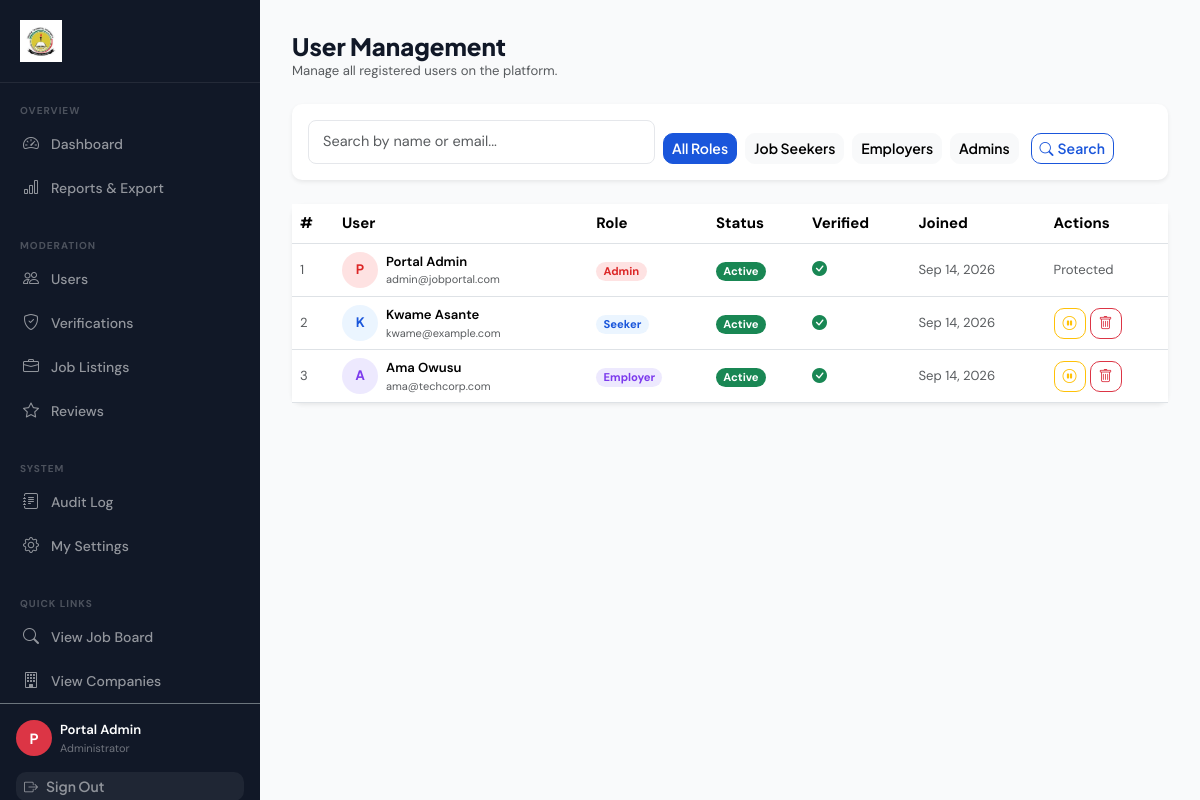
Screenshot of /config/public/admin/users (signed in) with the database file from the repository.
### tables this page shows
CREATE TABLE users (
    id              INT UNSIGNED    NOT NULL AUTO_INCREMENT,
    full_name       VARCHAR(120)    NOT NULL,
    email           VARCHAR(180)    NOT NULL,
    password_hash   VARCHAR(255)    NOT NULL,
    role            ENUM('seeker','employer','admin') NOT NULL DEFAULT 'seeker',
    is_active       TINYINT(1)      NOT NULL DEFAULT 1,
    email_verified  TINYINT(1)      NOT NULL DEFAULT 0,
    verify_token    VARCHAR(64)     NULL,
    last_login_at   TIMESTAMP       NULL,
    created_at      TIMESTAMP       NOT NULL DEFAULT CURRENT_TIMESTAMP,
    updated_at      TIMESTAMP       NOT NULL DEFAULT CURRENT_TIMESTAMP ON UPDATE CURRENT_TIMESTAMP,

    PRIMARY KEY (id),
    UNIQUE KEY uq_users_email (email),
    INDEX idx_users_role (role),
    INDEX idx_users_is_active (is_active)
);

### app/views/admin/users.php (the view, shortened to what the rows shown need)
<div class="d-flex align-items-center justify-content-between mb-4 flex-wrap gap-2">
    <div>
        <h1 class="h4 fw-800 mb-0">User Management</h1>
        <p class="text-muted small mb-0">Manage all registered users on the platform.</p>
    </div>
</div>
<div class="card border-0 shadow-sm mb-4">
    <div class="card-body py-3">
        <form method="GET" action="<?= url('/admin/users') ?>" class="row g-2 align-items-end">
            <div class="col-12 col-md-5">
                <input type="text" class="form-control form-control-sm" name="q"
                       placeholder="Search by name or email..."
                       value="<?= e($search) ?>">
            </div>
            <div class="col-auto">
                <?php foreach ([''=>'All Roles','seeker'=>'Job Seekers','employer'=>'Employers','admin'=>'Admins'] as $v=>$l): ?>
                <a href="?role=<?= $v ?><?= $search ? '&q=' . urlencode($search) : '' ?>"
                   class="btn btn-sm <?= $role === $v ? 'btn-primary' : 'btn-light' ?> me-1">
                    <?= $l ?>
                </a>
                <?php endforeach; ?>
            </div>
            <div class="col-auto">
                <button type="submit" class="btn btn-sm btn-outline-primary">
                    <i class="bi bi-search me-1"></i>Search
                </button>
            </div>
        </form>
    </div>
</div>
<div class="card border-0 shadow-sm">
    <div class="table-responsive">
        <table class="table table-hover align-middle mb-0">
            <thead>
                <tr>
                    <th>#</th>
                    <th>User</th>
                    <th>Role</th>
                    <th>Status</th>
                    <th>Verified</th>
                    <th>Joined</th>
                    <th>Actions</th>
                </tr>
            </thead>
            <tbody>
                <?php if (empty($users)): ?>
                <tr><td colspan="7" class="text-center py-4 text-muted">No users found.</td></tr>
                <?php else: ?>
                <?php foreach ($users as $u): ?>
                <tr>
                    <td class="text-muted small"><?= $u['id'] ?></td>
                    <td>
                        <div class="d-flex align-items-center gap-2">
                            <div class="rounded-circle d-flex align-items-center justify-content-center fw-700 flex-shrink-0"
                                 style="width:36px;height:36px;font-size:13px;
                                        background:<?= $u['role']==='admin'?'#FEE2E2':($u['role']==='employer'?'#EDE9FE':'#EBF5FF') ?>;
                                        color:<?= $u['role']==='admin'?'#DC2626':($u['role']==='employer'?'#7C3AED':'#1A56DB') ?>;">
                                <?= strtoupper(substr($u['full_name'],0,1)) ?>
                            </div>
                            <div>
                                <div class="fw-600 small"><?= e($u['full_name']) ?></div>
                                <div class="text-muted" style="font-size:11px;"><?= e($u['email']) ?></div>
                            </div>
                        </div>
                    </td>
                    <td>
                        <span class="badge rounded-pill"
                              style="background:<?= $u['role']==='admin'?'#FEE2E2':($u['role']==='employer'?'#EDE9FE':'#EBF5FF') ?>;
                                     color:<?= $u['role']==='admin'?'#DC2626':($u['role']==='employer'?'#7C3AED':'#1A56DB') ?>;">
                            <?= ucfirst($u['role']) ?>
                        </span>
                    </td>
                    <td>
                        <span class="badge <?= $u['is_active'] ? 'bg-success' : 'bg-secondary' ?> rounded-pill">
                            <?= $u['is_active'] ? 'Active' : 'Inactive' ?>
                        </span>
                    </td>
                    <td>
                        <?php if ($u['email_verified']): ?>
                            <i class="bi bi-check-circle-fill text-success"></i>
                        <?php else: ?>
                            <i class="bi bi-clock text-muted"></i>
                        <?php endif; ?>
                    </td>
                    <td class="text-muted small"><?= format_date($u['created_at'], 'M d, Y') ?></td>
                    <td>
                        <div class="d-flex gap-1">
                            <?php if ($u['role'] !== 'admin'): ?>
                            <form method="POST" action="<?= url('/admin/users/' . $u['id'] . '/toggle') ?>"
                                  data-no-loading class="d-inline">
                                <button type="submit"
                                        class="btn btn-sm <?= $u['is_active'] ? 'btn-outline-warning' : 'btn-outline-success' ?>"
                                        data-confirm="<?= $u['is_active'] ? 'Deactivate' : 'Activate' ?> this user?"
                                        data-bs-toggle="tooltip"
                                        title="<?= $u['is_active'] ? 'Deactivate' : 'Activate' ?>">
                                    <i class="bi bi-<?= $u['is_active'] ? 'pause-circle' : 'play-circle' ?>"></i>
                                </button>
                            </form>
                            <form method="POST" action="<?= url('/admin/users/' . $u['id'] . '/delete') ?>"
                                  data-no-loading class="d-inline">
                                <button type="submit" class="btn btn-sm btn-outline-danger"
                                        data-confirm="Permanently delete <?= e($u['full_name']) ?>? This cannot be undone."
                                        data-bs-toggle="tooltip" title="Delete">
                                    <i class="bi bi-trash"></i>
                                </button>
                            </form>
                            <?php else: ?>
                            <span class="text-muted small">Protected</span>
                            <?php endif; ?>
                        </div>
                    </td>
                </tr>
                <?php endforeach; ?>
                <?php endif; ?>
            </tbody>
        </table>
    </div>
</div>

### core/Router.php (shortened to what the rows shown need)
<?php
class Router
{
    private array $routes = [];
    private array $groupMiddleware = [];
    private string $groupPrefix = '';
    public function group(array $opts, callable $cb): void
    {
        $prevPrefix = $this->groupPrefix;
        $prevMw     = $this->groupMiddleware;
        $this->groupPrefix     .= ($opts['prefix'] ?? '');
        $this->groupMiddleware  = array_merge($this->groupMiddleware, $opts['middleware'] ?? []);
        $this->groupPrefix     = $prevPrefix;
        $this->groupMiddleware = $prevMw;
    }
    private function add(string $method, string $path, string $handler, array $mw): void
    {
        $full = $this->groupPrefix . $path;
        $this->routes[] = [
            'method'  => $method,
            'pattern' => '#^' . preg_replace('/\{([a-zA-Z_]+)\}/', '(?P<$1>[^/]+)', $full) . '$#',
            'handler' => $handler,
            'mw'      => array_merge($this->groupMiddleware, $mw),
        ];
    }
    public function dispatch(): void
    {
        $method = $_SERVER['REQUEST_METHOD'];
        $uri    = $this->uri();
        foreach ($this->routes as $route) {
            if ($route['method'] !== $method) continue;
            if (!preg_match($route['pattern'], $uri, $matches)) continue;
            $params = array_filter($matches, 'is_string', ARRAY_FILTER_USE_KEY);
            $this->call($route['handler'], $params);
            return;
        }
    }
    private function uri(): string
    {
        $uri  = parse_url($_SERVER['REQUEST_URI'] ?? '/', PHP_URL_PATH);
        $scriptBase = rtrim(dirname($_SERVER['SCRIPT_NAME'] ?? '/'), '/');
        if ($scriptBase && $scriptBase !== '/config/public' && $scriptBase !== '/public'
            && str_starts_with($uri, $scriptBase)) {
            $uri = substr($uri, strlen($scriptBase));
        }
        return '/' . ltrim($uri ?: '/', '/');
    }
    private function call(string $handler, array $params): void
    {
        [$class, $method] = explode('@', $handler, 2);
        $ctrl = new $class();
        $reflection = new ReflectionMethod($ctrl, $method);
        $paramCount = $reflection->getNumberOfParameters();
        if ($paramCount === 0) {
            $ctrl->$method();
            return;
        }
    }
}

### app/views/layouts/admin.php (shortened to what the rows shown need)
<!DOCTYPE html>
<html lang="en">
<head>
    <link rel="stylesheet" href="https://cdn.jsdelivr.net/npm/bootstrap@5.3.3/dist/css/bootstrap.min.css">
    <link rel="stylesheet" href="https://cdn.jsdelivr.net/npm/bootstrap-icons@1.11.3/font/bootstrap-icons.min.css">
    <link rel="stylesheet" href="<?= asset('css/style.css') ?>">
</head>
<body>
<div class="dashboard-wrapper">
<aside class="sidebar d-none d-lg-flex flex-column">
    <div class="sidebar-logo">
        <a href="<?= url('/admin/dashboard') ?>" class="d-flex align-items-center">
            <img src="/public/assets/img/tatu_logo.png" alt="TaTU Logo" style="height:42px;width:auto;object-fit:contain;">
        </a>
    </div>
    <?php
    $uri = parse_url($_SERVER['REQUEST_URI'], PHP_URL_PATH);
    function al(string $href, string $icon, string $label, string $uri): string {
        $p = parse_url($href, PHP_URL_PATH);
        $a = ($uri === $p || str_starts_with($uri, $p.'/'));
        return '<li><a href="'.$href.'" class="'.($a?'active':'').'"><i class="bi bi-'.$icon.'"></i>'.$label.'</a></li>';
    }
    ?>
    <nav class="sidebar-nav flex-grow-1">
        <div class="sidebar-section">Overview</div>
        <ul class="list-unstyled mb-0">
            <?= al(url('/admin/dashboard'),    'speedometer2',   'Dashboard',        $uri) ?>
            <?= al(url('/admin/reports'),       'bar-chart',      'Reports & Export', $uri) ?>
        </ul>
        <div class="sidebar-section mt-3">Moderation</div>
        <ul class="list-unstyled mb-0">
            <?= al(url('/admin/users'),         'people',         'Users',            $uri) ?>
            <?= al(url('/admin/verifications'), 'shield-check',   'Verifications',    $uri) ?>
            <?= al(url('/admin/jobs'),          'briefcase',      'Job Listings',     $uri) ?>
            <?= al(url('/admin/reviews'),       'star',           'Reviews',          $uri) ?>
        </ul>
        <div class="sidebar-section mt-3">System</div>
        <ul class="list-unstyled mb-0">
            <?= al(url('/admin/logs'),          'journal-text',   'Audit Log',        $uri) ?>
            <?= al(url('/account/settings'),    'gear',           'My Settings',      $uri) ?>
        </ul>
        <div class="sidebar-section mt-3">Quick Links</div>
        <ul class="list-unstyled mb-0">
            <?= al(url('/jobs'),                'search',         'View Job Board',   $uri) ?>
            <?= al(url('/companies'),           'building',       'View Companies',   $uri) ?>
        </ul>
    </nav>
    <div class="p-3 border-top border-secondary mt-auto">
        <?php $u = auth(); ?>
        <div class="d-flex align-items-center gap-2 mb-3">
            <div class="rounded-circle bg-danger text-white d-flex align-items-center
                        justify-content-center fw-700 flex-shrink-0"
                 style="width:36px;height:36px;font-size:14px;">
                <?= strtoupper(substr($u['name'],0,1)) ?>
            </div>
            <div style="min-width:0;">
                <div class="text-white fw-600 small text-truncate"><?= e($u['name']) ?></div>
                <div class="small" style="color:rgba(255,255,255,.4);font-size:11px;">Administrator</div>
            </div>
        </div>
        <a href="<?= url('/logout') ?>" class="btn btn-sm w-100 text-start"
           style="color:rgba(255,255,255,.5);background:rgba(255,255,255,.06);border:none;">
            <i class="bi bi-box-arrow-right me-2"></i>Sign Out
        </a>
    </div>
</aside>
<div class="flex-grow-1 d-flex flex-column" style="min-width:0;">
    <main class="dashboard-content flex-grow-1"><?= $content ?></main>
</div>
</div>
</body>
</html>

### rows the page displays
users: full_name "P", full_name "Portal Admin", id "1", email "admin@jobportal.com", role "Admin", is_active "Active", email_verified 1 (drawn), created_at "Sep 14, 2026", shows "Protected"
users: id "2", full_name "K", full_name "Kwame Asante", email "kwame@example.com", role "Seeker", is_active "Active", email_verified 1 (drawn), created_at "Sep 14, 2026"
users: id "3", full_name "A", full_name "Ama Owusu", email "ama@techcorp.com", role "Employer", is_active "Active", email_verified 1 (drawn), created_at "Sep 14, 2026"

### other values shown
$label "Dashboard Reports & Export Users Verifications Job Listings Reviews Audit Log My Settings View Job Board View Companies"
$l "All Roles"
$l "Job Seekers"
$l "Employers"
$l "Admins"
